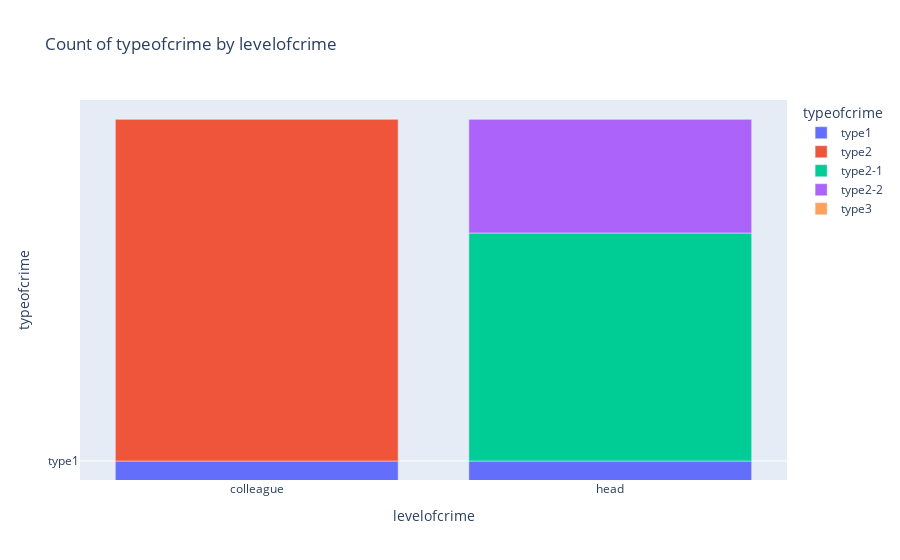

Notebook source saved alongside this figure:
### Code cell
bar_chart_typeofcrime_levelofcrime=px.bar(merged.groupby(['typeofcrime',"levelofcrime"]).size().reset_index(name='count'),
                                         x="levelofcrime",y="typeofcrime",color="typeofcrime",title='Count of typeofcrime by levelofcrime')

bar_chart_typeofcrime_levelofcrime.update_yaxes(title_text='typeofcrime')
bar_chart_typeofcrime_levelofcrime.update_xaxes(title_text='levelofcrime')
bar_chart_typeofcrime_levelofcrime.show()

### Figure 1 — Plotly figure (JSON) as saved in the notebook; plotly's stock layout.template omitted (floating-point values rounded to 4 significant figures)
{"data": [{"alignmentgroup": "True", "hovertemplate": "typeofcrime=%{y}<br>levelofcrime=%{x}<extra></extra>", "legendgroup": "type1", "marker": {"color": "#636efa", "pattern": {"shape": ""}}, "name": "type1", "offsetgroup": "type1", "orientation": "v", "showlegend": true, "textposition": "auto", "type": "bar", "x": ["colleague", "head"], "xaxis": "x", "y": ["type1", "type1"], "yaxis": "y"}, {"alignmentgroup": "True", "hovertemplate": "typeofcrime=%{y}<br>levelofcrime=%{x}<extra></extra>", "legendgroup": "type2", "marker": {"color": "#EF553B", "pattern": {"shape": ""}}, "name": "type2", "offsetgroup": "type2", "orientation": "v", "showlegend": true, "textposition": "auto", "type": "bar", "x": ["colleague"], "xaxis": "x", "y": ["type2"], "yaxis": "y"}, {"alignmentgroup": "True", "hovertemplate": "typeofcrime=%{y}<br>levelofcrime=%{x}<extra></extra>", "legendgroup": "type2-1", "marker": {"color": "#00cc96", "pattern": {"shape": ""}}, "name": "type2-1", "offsetgroup": "type2-1", "orientation": "v", "showlegend": true, "textposition": "auto", "type": "bar", "x": ["head"], "xaxis": "x", "y": ["type2-1"], "yaxis": "y"}, {"alignmentgroup": "True", "hovertemplate": "typeofcrime=%{y}<br>levelofcrime=%{x}<extra></extra>", "legendgroup": "type2-2", "marker": {"color": "#ab63fa", "pattern": {"shape": ""}}, "name": "type2-2", "offsetgroup": "type2-2", "orientation": "v", "showlegend": true, "textposition": "auto", "type": "bar", "x": ["head"], "xaxis": "x", "y": ["type2-2"], "yaxis": "y"}, {"alignmentgroup": "True", "hovertemplate": "typeofcrime=%{y}<br>levelofcrime=%{x}<extra></extra>", "legendgroup": "type3", "marker": {"color": "#FFA15A", "pattern": {"shape": ""}}, "name": "type3", "offsetgroup": "type3", "orientation": "v", "showlegend": true, "textposition": "auto", "type": "bar", "x": ["colleague", "head"], "xaxis": "x", "y": ["type3", "type3"], "yaxis": "y"}], "layout": {"autosize": true, "barmode": "relative", "legend": {"title": {"text": "typeofcrime"}, "tracegroupgap": 0}, "title": {"text": "Count of typeofcrime by levelofcrime"}, "xaxis": {"anchor": "y", "autorange": true, "domain": [0, 1], "range": [-0.5, 1.5], "title": {"text": "levelofcrime"}, "type": "category"}, "yaxis": {"anchor": "x", "autorange": true, "categoryarray": ["type3", "type2-2", "type2-1", "type2", "type1"], "categoryorder": "array", "domain": [0, 1], "range": [3.833, 7.167], "title": {"text": "typeofcrime"}, "type": "category"}}}
